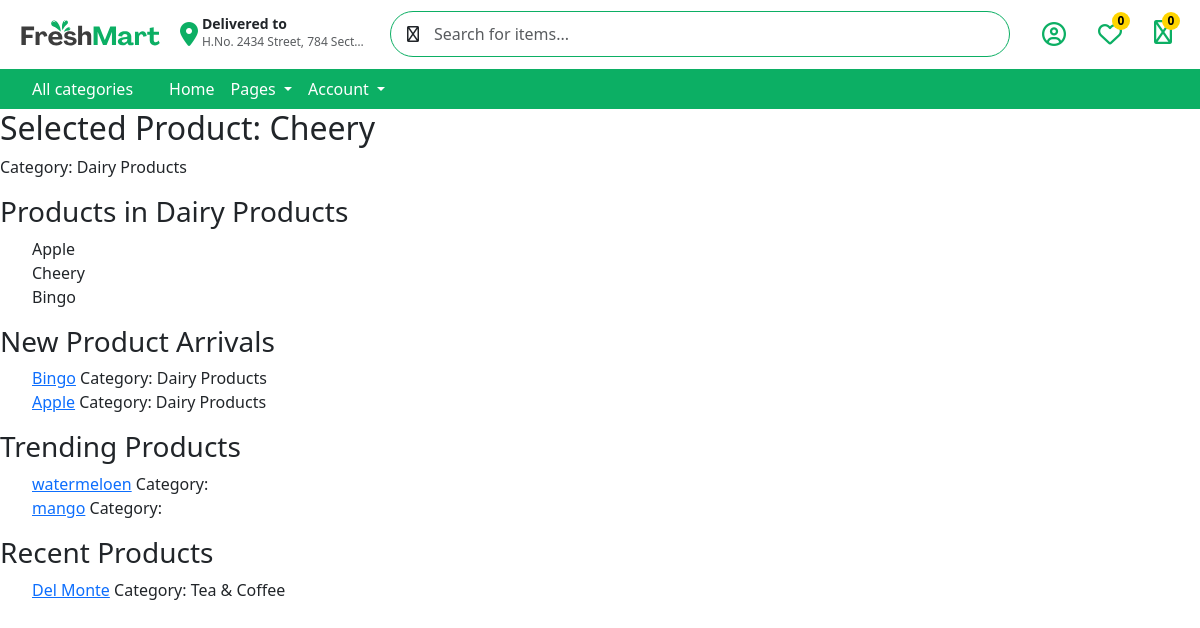
The app's page /categorypage/7 with its own data.
### admindashboard/models.py (models this page shows, shortened)
class product(models.Model):
    class ProductChoices(models.TextChoices):
        INSTOCK = 'IN STOCK', 'IN STOCK'
        OUTOFSTOCK = 'OUT OF STOCK', 'OUT OF STOCK'
    class StateChoices(models.TextChoices):
        RECENT_PRODUCT = 'RECENT PRODUCT', 'Recent Product'
        FEATURED_PRODUCT = 'FEATURED PRODUCT', 'Featured Product'
        TRENDING_PRODUCT = 'TRENDING PRODUCT', 'Trending Product'
        NEW_PRODUCT_ARRIVALS = 'NEW PRODUCT ARRIVALS', 'New Product Arrivals'
    product_name = models.CharField(max_length=255)
    product_category = models.ForeignKey(Category, on_delete=models.CASCADE, null=True, blank=True)
    product_state = models.ManyToManyField(StateChoicesTag, blank=True)
    product_img = models.ImageField(null=True, blank=True, upload_to="product_img/")
    product_weight = models.CharField(max_length=255)
    product_available = models.CharField(max_length=255, choices=ProductChoices.choices, default=ProductChoices.INSTOCK)
    product_qty = models.IntegerField()
    product_orginalprice = models.IntegerField(null=True, blank=True)
    product_discountprice = models.IntegerField(null=True, blank=True)
    product_priceoff = models.IntegerField(null=True, blank=True)

class Category(models.Model):
    genre = models.CharField(max_length=15)
    class Meta:
        verbose_name = 'Category'
        verbose_name_plural = 'Categories'

### customer/views.py (the view)
# urls.py: path('categorypage/<int:id>', views.categorypage, name='categorypage'),
def categorypage(request, id):
    cat = get_object_or_404(product, id=id)
    prod = product.objects.filter(product_category=cat.product_category)
    new_arrival_tag, _ = StateChoicesTag.objects.get_or_create(state=product.StateChoices.NEW_PRODUCT_ARRIVALS)
    trending_tag, _ = StateChoicesTag.objects.get_or_create(state=product.StateChoices.TRENDING_PRODUCT)
    recent_tag, _ = StateChoicesTag.objects.get_or_create(state=product.StateChoices.RECENT_PRODUCT)
    new_arrivals = product.objects.filter(product_state=new_arrival_tag)
    trending_products = product.objects.filter(product_state=trending_tag)
    recent_products = product.objects.filter(product_state=recent_tag)
    return render(request, 'categorypage.html', {
        'cat': cat,
        'prod': prod,
        'new_arrivals': new_arrivals,
        'trending_products': trending_products,
        'recent_products': recent_products,
    })

### admindashboard/models.py (called while the page is built)
    def __str__(self):
        return self.genre

### customer/templates/categorypage.html
{% include 'base.html' %}
<h2>Selected Product: {{ cat.product_name }}</h2>
<p>Category: {{ cat.product_category }}</p>
<section class="product-section">
    <h3>Products in {{ cat.product_category }}</h3>
    <ul>
        {% for i in prod %}
            <li>
                <a class="dropdown-item" href="{% url 'categorypage' i.id %}">{{ i.product_name }}</a>
            </li>
        {% empty %}
            <li>No products available.</li>
        {% endfor %}
    </ul>
</section>
<section class="new-arrivals-section">
    <h3>New Product Arrivals</h3>
    <ul>
        {% for i in new_arrivals %}
            <li>
                <a href="{% url 'product-details' i.id %}">{{ i.product_name }}</a>
                <span>Category: {{ i.product_category.genre }}</span>
            </li>
        {% empty %}
            <li>No new arrivals available.</li>
        {% endfor %}
    </ul>
</section>
<section class="trending-products-section">
    <h3>Trending Products</h3>
    <ul>
        {% for i in trending_products %}
            <li>
                <a href="{% url 'product-details' i.id %}">{{ i.product_name }}</a>
                <span>Category: {{ i.product_category.genre }}</span>
            </li>
        {% empty %}
            <li>No trending products available.</li>
        {% endfor %}
    </ul>
</section>
<section class="recent-products-section">
    <h3>Recent Products</h3>
    <ul>
        {% for i in recent_products %}
            <li>
                <a href="{% url 'product-details' i.id %}">{{ i.product_name }}</a>
                <span>Category: {{ i.product_category.genre }}</span>
            </li>
        {% empty %}
            <li>No recent products available.</li>
        {% endfor %}
    </ul>
</section>

### customer/static/css/style.css (style rules this page uses)
:root { --top-padding-x: 0; --top-padding-y: 0.5rem; --main-light-success-color: #cffdd6; --main-succces-color: #0caf64; --count-bg-color: #ffd500; --count-text-color: #000000; --light-black-dark-color: #515460; }
li { list-style: none; }

### records on screen
product: product_name "Cheery", product_category "Dairy Products"
product: product_name "Apple", product_category.genre "Dairy Products"
product: product_name "Bingo", product_category.genre "Dairy Products"
product: product_name "watermeloen"
product: product_name "mango"
product: product_name "Del Monte", product_category.genre "Tea & Coffee"
